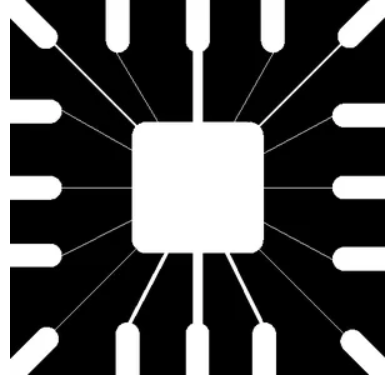
#> input picture images/erosion.png, 392 x 376 px
$ python erosion.py
#> lines starting #> are read from the running program, lines starting #| are printed output that depends on the picture
import cv2
import matplotlib.pyplot as plt
import numpy as np

image= cv2.imread("./images/erosion.png",0)
#> image: shape (376, 392); min 0, max 255, mean 80.2

height,width= image.shape
#> height = 376; width = 392

# [15 lines of commented-out code are left out]

kernal = 15
SE = np.array([[0,1,0], [1,1,1],[0,1,0]])

constant= 1

imgErode= np.zeros((height,width), dtype=np.uint8)


for i in range(constant, height-constant):
  for j in range(constant,width-constant):
    temp= image[i-constant:i+constant+1, j-constant:j+constant+1]
    product= temp*SE
    imgErode[i,j]= np.max(product)
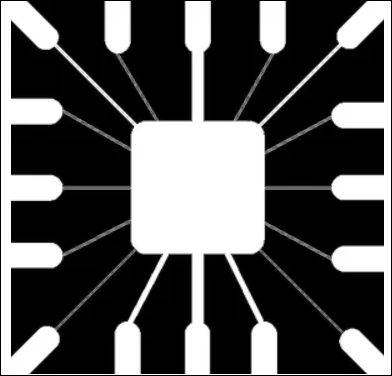
#> imgErode: shape (376, 392); min 0, max 255, mean 85.7

plt.subplot(1,2,1)
plt.imshow(image, cmap="gray")
plt.title('Orginal Image')

plt.subplot(1,2,2)
plt.imshow(imgErode, cmap="gray")
plt.title('Dilation Image')

plt.tight_layout()
plt.show()
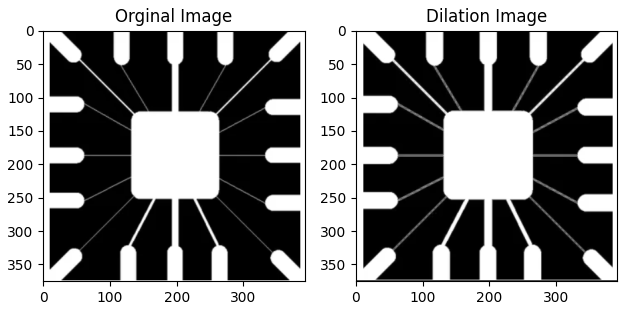
#> figure drawn by matplotlib, 2 panels

# python erosion.py

$ run again, with images/dilation.png copied over images/erosion.png
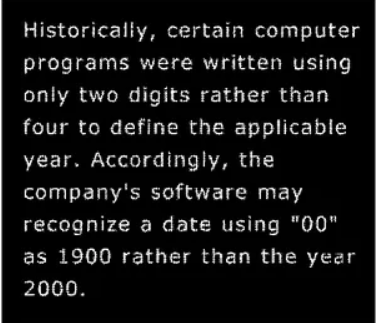
#> input picture images/dilation.png, 379 x 323 px
#> after the loop `for i in range(constant, height-constant):`:
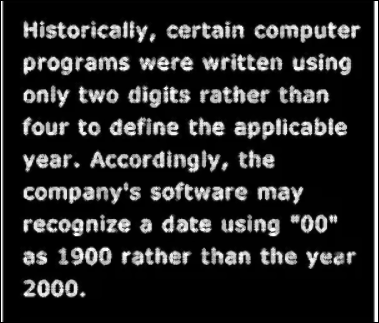
#> imgErode: shape (323, 379); min 0, max 255, mean 38.9
#> `plt.show()`:
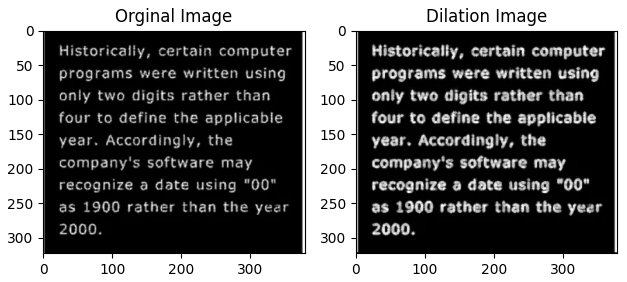
#> figure drawn by matplotlib, 2 panels
